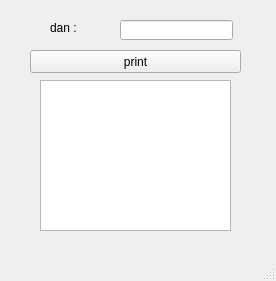
<?xml version="1.0" encoding="UTF-8"?>
<ui version="4.0">
 <class>MainWindow</class>
 <widget class="QMainWindow" name="MainWindow">
  <property name="geometry">
   <rect>
    <x>0</x>
    <y>0</y>
    <width>276</width>
    <height>281</height>
   </rect>
  </property>
  <property name="windowTitle">
   <string>MainWindow</string>
  </property>
  <widget class="QWidget" name="centralwidget">
   <widget class="QLabel" name="lbl">
    <property name="geometry">
     <rect>
      <x>50</x>
      <y>20</y>
      <width>41</width>
      <height>16</height>
     </rect>
    </property>
    <property name="text">
     <string>dan :</string>
    </property>
   </widget>
   <widget class="QPushButton" name="pb">
    <property name="geometry">
     <rect>
      <x>30</x>
      <y>50</y>
      <width>211</width>
      <height>23</height>
     </rect>
    </property>
    <property name="text">
     <string>print</string>
    </property>
   </widget>
   <widget class="QLineEdit" name="le">
    <property name="geometry">
     <rect>
      <x>120</x>
      <y>20</y>
      <width>113</width>
      <height>20</height>
     </rect>
    </property>
   </widget>
   <widget class="QTextEdit" name="te">
    <property name="geometry">
     <rect>
      <x>40</x>
      <y>80</y>
      <width>191</width>
      <height>151</height>
     </rect>
    </property>
   </widget>
  </widget>
  <widget class="QMenuBar" name="menubar">
   <property name="geometry">
    <rect>
     <x>0</x>
     <y>0</y>
     <width>276</width>
     <height>21</height>
    </rect>
   </property>
  </widget>
  <widget class="QStatusBar" name="statusbar"/>
 </widget>
 <resources/>
 <connections/>
</ui>
